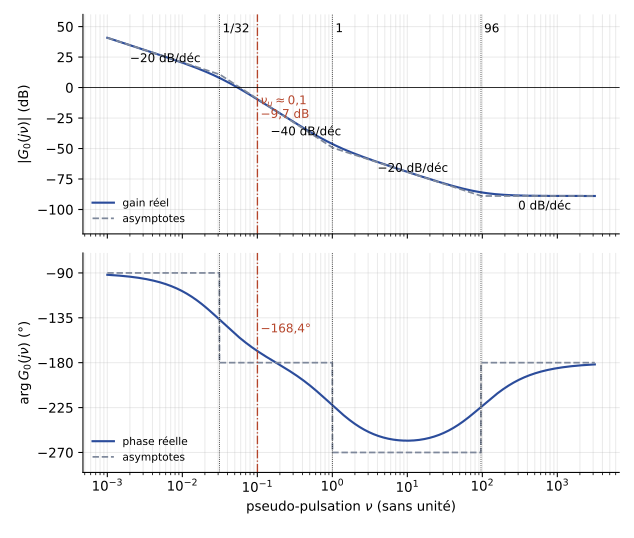

Here is the Python script that generated this plot:
"""Partiels AU205 « Commande à temps discret » (2015-2016 à 2017-2018), question sur
G0(w) : pseudo-réponse en fréquences G0(jv) = 0,11 (1 + jv/96)(1 - jv) / (jv (1 + jv/0,03125)),
transmittance donnée par le sujet (T = 0,01 s). Gain et phase réels en trait plein,
diagrammes asymptotiques en pointillés gris, pseudo-pulsation au gain unité imposée
vu = tg(wu T/2) = tg(0,1) en trait mixte. Régénérer : python ann-td-bode-g0w.py"""
import numpy as np
import matplotlib
matplotlib.use("Agg")
import matplotlib.pyplot as plt
plt.rcParams.update({"font.family": "sans-serif", "font.size": 10, "svg.fonttype": "none"})
K, v1, v2, v3 = 0.11, 0.03125, 1.0, 96.0
vu = np.tan(20 * 0.01 / 2)
v = np.logspace(-3, 3.5, 3000); w = 1j * v
G = K * (1 + w / v3) * (1 - w) / (w * (1 + w / v1))
g = 20 * np.log10(abs(G))
ph = -90 - np.degrees(np.arctan(v / v1)) - np.degrees(np.arctan(v / v2)) + np.degrees(np.arctan(v / v3))
assert abs(np.degrees(np.angle(K * (1 + 1j * vu / v3) * (1 - 1j * vu) / (1j * vu * (1 + 1j * vu / v1)))) + 168.37) < 0.01
# Asymptotes : -20 dB/déc, puis -40, puis -20 (zéro instable en v = 1), puis 0 (zéro en v = 96)
ga = 20 * np.log10(K / v)
ga = np.where(v > v1, ga - 20 * np.log10(v / v1), ga)
ga = np.where(v > v2, ga + 20 * np.log10(v / v2), ga)
ga = np.where(v > v3, ga + 20 * np.log10(v / v3), ga)
pa = np.where(v < v1, -90, np.where(v < v2, -180, np.where(v < v3, -270, -180)))
fig, (a1, a2) = plt.subplots(2, 1, figsize=(6.6, 5.6), sharex=True)
a1.semilogx(v, g, color="#2B4C9B", lw=1.6, label="gain réel")
a1.semilogx(v, ga, "--", color="#7E889B", lw=1.3, label="asymptotes")
a2.semilogx(v, ph, color="#2B4C9B", lw=1.6, label="phase réelle")
a2.semilogx(v, pa, "--", color="#7E889B", lw=1.3, label="asymptotes")
for a in (a1, a2):
    for x in (v1, v2, v3):
        a.axvline(x, color="k", ls=":", lw=0.6)
    a.axvline(vu, color="#B5452B", ls="-.", lw=1.0)
    a.grid(alpha=0.25, which="both"); a.spines[["top", "right"]].set_visible(False)
a1.axhline(0, color="k", lw=0.6)
a1.text(v1 * 1.1, 45, "$1/32$", fontsize=9); a1.text(v2 * 1.1, 45, "$1$", fontsize=9)
a1.text(v3 * 1.1, 45, "$96$", fontsize=9)
a1.text(vu * 1.1, -25, "$\\nu_u \\approx 0{,}1$\n$-9{,}7$ dB", fontsize=9, color="#B5452B")
a1.text(2e-3, 20, "$-20$ dB/déc", fontsize=9); a1.text(0.15, -40, "$-40$ dB/déc", fontsize=9)
a1.text(4, -70, "$-20$ dB/déc", fontsize=9); a1.text(300, -100, "0 dB/déc", fontsize=9)
a1.set_ylim(-120, 60); a1.set_ylabel("$|G_0(j\\nu)|$ (dB)")
a1.legend(fontsize=8, frameon=False, loc="lower left")
a2.text(vu * 1.1, -150, "$-168{,}4°$", fontsize=9, color="#B5452B")
a2.set_ylim(-290, -70); a2.set_yticks([-270, -225, -180, -135, -90])
a2.set_ylabel("$\\arg G_0(j\\nu)$ (°)"); a2.set_xlabel("pseudo-pulsation $\\nu$ (sans unité)")
a2.legend(fontsize=8, frameon=False, loc="lower left")
fig.tight_layout(); fig.savefig(__file__.replace(".py", ".svg"))
